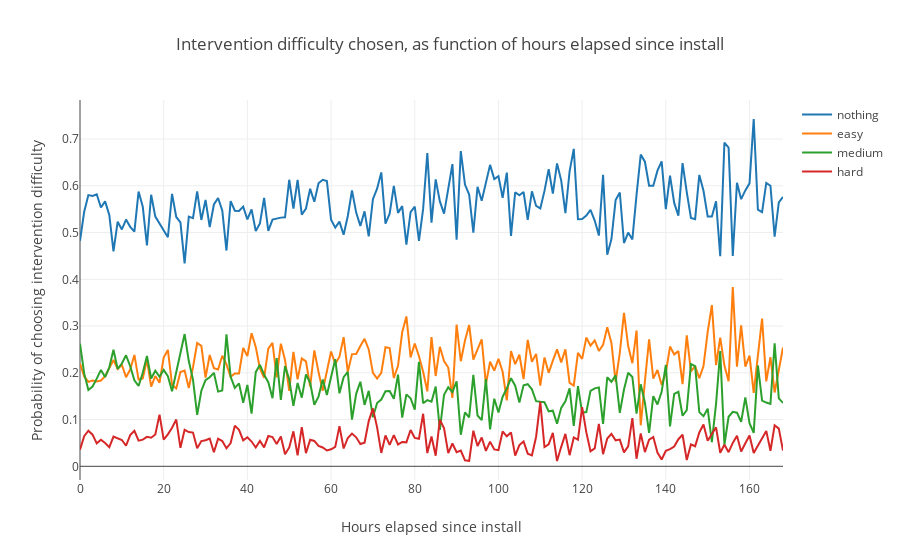

The notebook cell this image was saved under:
### Markdown cell above
Thankfully asking people more often doesn’t seem to drive them toward choosing easier interventions. Below plot shows time elapsed since last time the user last chose a difficulty, vs the difficulty they chose. Seems pretty stable over time (visualized up to 7 days)

### Code cell
from cost_utils_libs import plot_difficulty_chosen_since_first_impression_per_hour_oneweek
plot_difficulty_chosen_since_first_impression_per_hour_oneweek()

### Figure 1 — Plotly figure (JSON) as saved in the notebook; plotly's stock layout.template omitted (floating-point values rounded to 4 significant figures; data arrays with more than 128 entries replaced by an {"elided": "..."} marker saying what was removed)
{"data": [{"name": "nothing", "type": "scatter", "uid": "23527af5-9b44-48a4-a10d-cf548b258da2", "x": {"elided": "169 int values"}, "y": {"elided": "169 float values"}}, {"name": "easy", "type": "scatter", "uid": "8bc15fd4-f0b5-4482-91dd-b45627b8bc2e", "x": {"elided": "169 int values"}, "y": {"elided": "169 float values"}}, {"name": "medium", "type": "scatter", "uid": "41815aec-27f8-402e-8207-031b7a3622b6", "x": {"elided": "169 int values"}, "y": {"elided": "169 float values"}}, {"name": "hard", "type": "scatter", "uid": "899d8529-6870-4c52-b275-d5a370cc976a", "x": {"elided": "167 int values"}, "y": {"elided": "167 float values"}}], "layout": {"title": {"text": "Intervention difficulty chosen, as function of hours elapsed since install"}, "xaxis": {"title": {"text": "Hours elapsed since install"}}, "yaxis": {"title": {"text": "Probability of choosing intervention difficulty"}}}}
